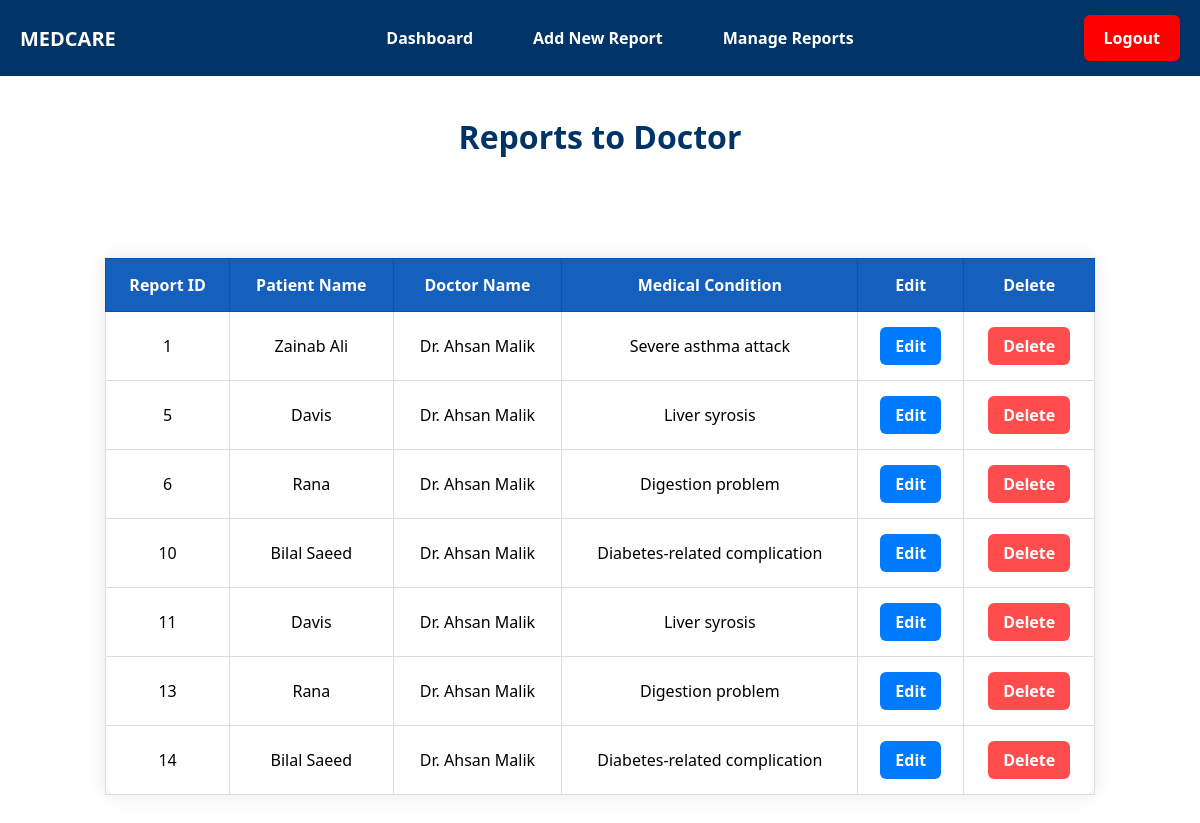
The app's page /view_report_to_doc.php with its own data.
### tables this page shows
CREATE TABLE `patient_report` (
  `rep_id` int(11) NOT NULL,
  `cnd_before` varchar(50) DEFAULT NULL,
  `cnd_after` varchar(50) DEFAULT NULL,
  `pat_id` int(11) DEFAULT NULL,
  `doc_id` int(11) DEFAULT NULL,
  `instructions` varchar(100) DEFAULT NULL,
  `lab_test` tinyint(1) DEFAULT 0,
  `medicine_given` varchar(150) DEFAULT NULL,
  `treatment_given` varchar(150) DEFAULT NULL,
  `report_date` timestamp NOT NULL DEFAULT current_timestamp()
);

CREATE TABLE `patient` (
  `pat_id` int(11) NOT NULL,
  `Name` varchar(30) NOT NULL,
  `Age` int(11) NOT NULL,
  `Gender` varchar(1) NOT NULL,
  `Medical_Condition` text DEFAULT NULL,
  `SSN` int(11) NOT NULL,
  `Srs_Level` varchar(50) NOT NULL,
  `Police_Case` tinyint(1) DEFAULT 0
);

CREATE TABLE `doctor` (
  `doc_id` int(11) NOT NULL,
  `name` varchar(30) NOT NULL,
  `username` varchar(30) NOT NULL,
  `password` varchar(15) NOT NULL,
  `gender` varchar(1) NOT NULL,
  `specialization` varchar(100) NOT NULL,
  `email` varchar(100) NOT NULL
);

### view_report_to_doc.php (the view, shortened to what this page needs)
<?php
require 'connection.php';
$sql = "SELECT pr.rep_id, pr.pat_id, pr.doc_id, p.Name AS patient_name, p.Medical_Condition, d.name AS doctor_name
        FROM patient_report pr
        INNER JOIN Patient p ON pr.pat_id = p.pat_id
        INNER JOIN Doctor d ON pr.doc_id = d.doc_id
        ORDER BY pr.rep_id ASC";
$result = $conn->query($sql);
?>
<!DOCTYPE html>
<html lang="en">
<head>
</head>
<body>
<div class="navbar">
    <div class="logo">
        <span>MEDCARE</span>
    </div>
    <div class="menu">
        <a href="admin.php" class="dashboard">Dashboard</a>
        <a href="reporttodoc.php" class="add-report">Add New Report</a>
        <a href="view_report_to_doc.php" class="manage-reports">Manage Reports</a>
    </div>
     <a href="logout.php" class="logout">Logout</a>
</div>
<h1>Reports to Doctor</h1>
<div class="container">
<?php
if ($result->num_rows > 0) {
    echo "<table>
            <tr>
                <th>Report ID</th>
                <th>Patient Name</th>
                <th>Doctor Name</th>
                <th>Medical Condition</th>
                <th>Edit</th>
                <th>Delete</th>
            </tr>";
    while ($row = $result->fetch_assoc()) {
        echo "<tr>
                <td>" . $row['rep_id'] . "</td>
                <td>" . $row['patient_name'] . "</td>
                <td>" . $row['doctor_name'] . "</td>
                <td>" . $row['Medical_Condition'] . "</td>
                <td>
                    <a href='edit_report_to_doc.php?rep_id=" . $row['rep_id'] . "' class='button button-edit'>Edit</a>
                </td>
                <td>
                    <a href='delete_report_to_doc.php?rep_id=" . $row['rep_id'] . "' class='button button-delete'>Delete</a>
                </td>
            </tr>";
    }
    echo "</table>";
} else {
    echo "<div class='no-records'>❌ No Reports Found</div>";
}
?>
</div>
</body>
</html>

### view_report_to_doc.php (style rules this page uses)
body { font-family: 'Segoe UI', sans-serif; margin: 0; padding: 50px; background-color: white; }
h1 { text-align: center; color: #003366; margin-top: 65px; }
table { width: 100%; border-collapse: collapse; margin-top: 0px; border-radius: 12px; box-shadow: 0 0 20px rgba(0, 0, 0, 0.1); background-color: white; }
th, td { padding: 15px; text-align: center; border: 1px solid #ddd; }
th { background-color: #1560BD; color: white; border: 1px solid #0056b3; }
.button { padding: 8px 15px; text-align: center; border-radius: 6px; cursor: pointer; font-weight: bold; text-decoration: none; display: inline-block; }
.button-edit { background-color: #007bff; color: white; border: none; transition: 0.3s; }
.button-delete { background-color: #ff4d4d; color: white; border: none; transition: 0.3s; }
.container { width: 90%; margin: auto; padding: 20px; }
.navbar { background-color: #003366; padding: 15px 20px; display: flex; justify-content: center; align-items: center; position: fixed; top: 0; left: 0; right: 0; z-index: 10; width: 100%; }
.navbar .logo { position: absolute; left: 20px; font-size: 20px; font-weight: bold; color: white; }
.navbar .menu { display: flex; gap: 20px; justify-content: center; width: 100%; text-align: center; }
.navbar .menu a { color: white; text-decoration: none; padding: 12px 20px; font-size: 16px; font-weight: bold; border-radius: 6px; transition: all 0.3s ease; position: relative; }
.navbar .menu a::after { content: ''; position: absolute; width: 0%; height: 3px; bottom: 0; left: 50%; background: white; border-radius: 2px; transition: all 0.4s ease-in-out; transform: translateX(-50%); }
.navbar .logout { position: absolute; right: 60px; color: white; font-weight: bold; padding: 12px 20px; border-radius: 6px; transition: background-color 0.3s ease; font-size: 16px; text-decoration: none; background-color: red; }
.navbar .logout::after { content: ''; position: absolute; width: 0%; height: 3px; bottom: 0; left: 50%; background: white; border-radius: 2px; transition: all 0.4s ease-in-out; transform: translateX(-50%); }
.container { margin-top: 80px; }

### records on screen
patient_report: rep_id "1", pat.Name "Zainab Ali", doc.name "Dr. Ahsan Malik", pat.Medical_Condition "Severe asthma attack"
patient_report: rep_id "5", pat.Name "Davis", doc.name "Dr. Ahsan Malik", pat.Medical_Condition "Liver syrosis"
patient_report: rep_id "6", pat.Name "Rana", doc.name "Dr. Ahsan Malik", pat.Medical_Condition "Digestion problem"
patient_report: rep_id "10", pat.Name "Bilal Saeed", doc.name "Dr. Ahsan Malik", pat.Medical_Condition "Diabetes-related complication"
patient_report: rep_id "11", pat.Name "Davis", doc.name "Dr. Ahsan Malik", pat.Medical_Condition "Liver syrosis"
patient_report: rep_id "13", pat.Name "Rana", doc.name "Dr. Ahsan Malik", pat.Medical_Condition "Digestion problem"
patient_report: rep_id "14", pat.Name "Bilal Saeed", doc.name "Dr. Ahsan Malik", pat.Medical_Condition "Diabetes-related complication"
